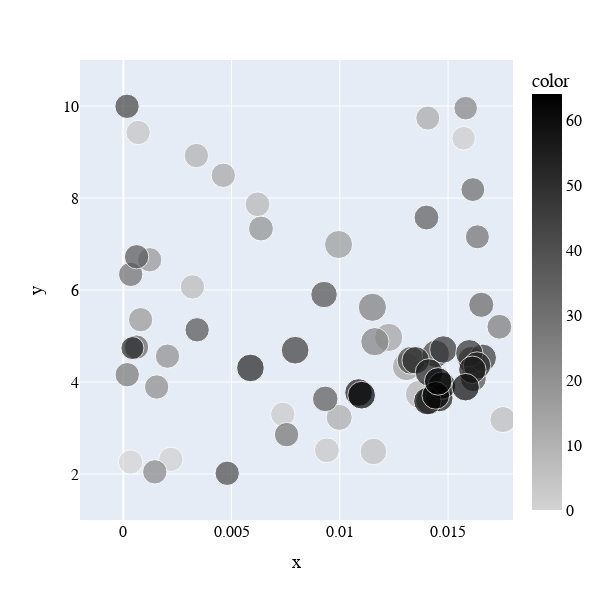

Notebook code for this chart:
### Code cell
# Font customization variables - modify these as desired
font_family = "Times New Roman"
font_size = 16          # Set desired font size
font_color = "black"    # Set desired font color

# Create a scatter plot using Plotly Express directly from numpy arrays
fig = px.scatter(
    x=R[:, 0],            # x-axis: threshold (first column)
    y=R[:, 1],            # y-axis: duration (second column)
    size = R[:, 2],       # size of the markers determined by the f-beta score (third column)
    color=R[:, 9],        # color determined by the last column (index)
    # Set a continuous color scale from light gray (min) to black (max)
    color_continuous_scale=[[0, 'lightgray'], [1, 'black']],
    # title="2D Scatter Plot"
)

# Update layout: set font and specify equal width and height for visual equality of axes
fig.update_layout(
    font=dict(
        family=font_family,  # set font family to Times New Roman
        size=font_size,      # set font size
        color=font_color     # set font color
    ),
    width=600,               # set figure width (in pixels)
    height=600               # set figure height (in pixels) to create a square canvas
)

# Update x-axis and y-axis with the customized font properties and specified ranges
fig.update_xaxes(
    range=[-0.002, 0.018],
    tickfont=dict(family=font_family, size=font_size, color=font_color)
)
fig.update_yaxes(
    range=[1, 11],
    tickfont=dict(family=font_family, size=font_size, color=font_color)
)

# Display the plot
fig.show()

### Figure 1 — Plotly figure (JSON) as saved in the notebook; plotly's stock layout.template omitted (floating-point values rounded to 4 significant figures)
{"data": [{"hovertemplate": "x=%{x}<br>y=%{y}<br>size=%{marker.size}<br>color=%{marker.color}<extra></extra>", "legendgroup": "", "marker": {"color": [0, 1, 2, 3, 4, 5, 6, 7, 8, 9, 10, 11, 12, 13, 14, 15, 16, 17, 18, 19, 20, 21, 22, 23, 24, 25, 26, 27, 28, 29, 30, 31, 32, 33, 34, 35, 36, 37, 38, 39, 40, 41, 42, 43, 44, 45, 46, 47, 48, 49, 50, 51, 52, 53, 54, 55, 56, 57, 58, 59, 60, 61, 62, 63, 64], "coloraxis": "coloraxis", "size": [0.8025, 0.8025, 0.7543, 0.8059, 0.8392, 0.8025, 0.957, 0.9227, 0.8057, 0.8306, 1.078, 0.807, 0.9215, 0.7834, 0.8037, 1.079, 1.067, 1.07, 0.8025, 0.8025, 0.8399, 0.8025, 0.8025, 0.8025, 0.7543, 1.08, 1.074, 0.8317, 0.8025, 0.8083, 0.7791, 0.8025, 0.7704, 0.8594, 0.8025, 1.073, 0.8372, 0.884, 0.8025, 0.8033, 0.9469, 0.9095, 0.8025, 1.06, 0.8025, 1.023, 1.04, 1.019, 1.018, 1.021, 1.019, 1.026, 1.02, 0.7166, 1.03, 1.026, 1.021, 1.038, 1.029, 1.027, 1.031, 1.024, 1.029, 1.027, 1.038], "sizemode": "area", "sizeref": 0.002701, "symbol": "circle"}, "mode": "markers", "name": "", "orientation": "v", "showlegend": false, "type": "scatter", "x": [0.0003365, 0.002199, 0.01572, 0.007368, 0.009403, 0.0006845, 0.01156, 0.01754, 0.003195, 0.006199, 0.01368, 0.003375, 0.009972, 0.01406, 0.00462, 0.01226, 0.01308, 0.009944, 0.000799, 0.001219, 0.006358, 0.002041, 0.001541, 0.001454, 0.01581, 0.01162, 0.0115, 0.01737, 0.0001824, 0.007541, 0.01636, 0.0003424, 0.01615, 0.01653, 0.0006082, 0.01415, 0.014, 0.009329, 0.0006128, 0.00341, 0.009272, 0.01617, 0.0048, 0.01329, 0.0001728, 0.01444, 0.007938, 0.01608, 0.0166, 0.01478, 0.01598, 0.01351, 0.01634, 0.000423, 0.005872, 0.01412, 0.01612, 0.01087, 0.01459, 0.01471, 0.01405, 0.01581, 0.01443, 0.01454, 0.01101], "xaxis": "x", "y": [2.261, 2.319, 9.298, 3.297, 2.517, 9.424, 2.49, 3.183, 6.067, 7.863, 3.733, 8.922, 3.231, 9.738, 8.493, 4.97, 4.334, 6.989, 5.354, 6.657, 7.336, 4.562, 3.891, 2.046, 9.953, 4.877, 5.624, 5.201, 4.158, 2.856, 7.156, 6.34, 8.183, 5.678, 4.759, 3.597, 7.575, 3.633, 6.722, 5.135, 5.901, 4.074, 2.016, 4.471, 9.994, 4.613, 4.691, 4.475, 4.526, 4.707, 4.625, 4.471, 4.358, 4.737, 4.305, 4.208, 4.266, 3.771, 3.652, 3.921, 3.586, 3.887, 3.708, 4.013, 3.713], "yaxis": "y"}], "layout": {"coloraxis": {"colorbar": {"title": {"text": "color"}}, "colorscale": [[0, "lightgray"], [1, "black"]]}, "font": {"color": "black", "family": "Times New Roman", "size": 16}, "height": 600, "legend": {"itemsizing": "constant", "tracegroupgap": 0}, "margin": {"t": 60}, "width": 600, "xaxis": {"anchor": "y", "domain": [0, 1], "range": [-0.002, 0.018], "tickfont": {"color": "black", "family": "Times New Roman", "size": 16}, "title": {"text": "x"}}, "yaxis": {"anchor": "x", "domain": [0, 1], "range": [1, 11], "tickfont": {"color": "black", "family": "Times New Roman", "size": 16}, "title": {"text": "y"}}}}
